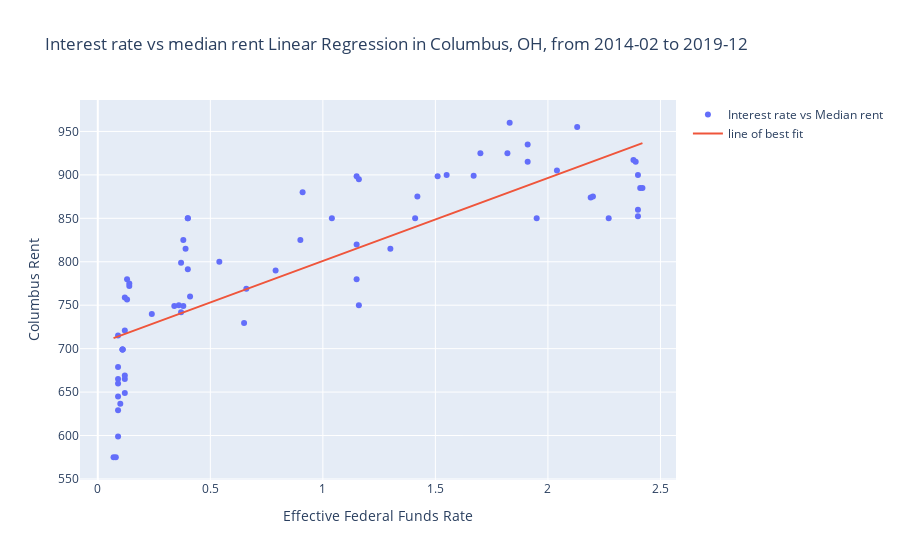

The notebook cell this image was saved under:
### Code cell
df = pd.DataFrame({'X': rate_fund, 'Y':columbus_rent})
reg = LinearRegression().fit(np.vstack(df['X']), columbus_rent)
df['bestfit'] = reg.predict(np.vstack(df['X']))
fig=go.Figure()
fig.add_trace(go.Scatter(name='Interest rate vs Median rent', x=df['X'], y=df['Y'].values, mode='markers'))
fig.add_trace(go.Scatter(name='line of best fit', x=rate_fund, y=df['bestfit'], mode='lines'))

fig.update_layout(title_text = 'Interest rate vs median rent Linear Regression in Columbus, OH, from 2014-02 to 2019-12', xaxis_title = 'Effective Federal Funds Rate', yaxis_title = 'Columbus Rent')

fig.show()
columbus_ml = fig
py.plot(columbus_ml, filename="Interest rate vs median rent Linear Regression in Columbus, OH, from 2014-02 to 2019-12", auto_open=False)

### Figure 1 — Plotly figure (JSON) as saved in the notebook; plotly's stock layout.template omitted (floating-point values rounded to 4 significant figures)
{"data": [{"mode": "markers", "name": "Interest rate vs Median rent", "type": "scatter", "x": [0.07, 0.08, 0.09, 0.09, 0.1, 0.09, 0.09, 0.09, 0.09, 0.09, 0.12, 0.11, 0.11, 0.11, 0.12, 0.12, 0.13, 0.13, 0.14, 0.14, 0.12, 0.12, 0.24, 0.34, 0.38, 0.36, 0.37, 0.37, 0.38, 0.39, 0.4, 0.4, 0.4, 0.41, 0.54, 0.65, 0.66, 0.79, 0.9, 0.91, 1.04, 1.15, 1.16, 1.15, 1.15, 1.16, 1.3, 1.41, 1.42, 1.51, 1.67, 1.7, 1.82, 1.91, 1.91, 1.95, 2.19, 2.2, 2.27, 2.4, 2.4, 2.41, 2.42, 2.39, 2.38, 2.4, 2.13, 2.04, 1.83, 1.55], "y": [575, 575, 645, 665, 636.5, 660, 715, 679, 629, 599, 649, 699, 699, 699, 721, 759, 756.5, 780, 775, 772, 665, 669, 740, 749, 749, 750, 742, 799, 825, 815, 850, 791.5, 850, 760, 800, 729.5, 769, 790, 825, 880, 850, 898.5, 895, 820, 780, 750, 815, 850, 875, 898.5, 899, 925, 925, 935, 915, 850, 874, 875, 850, 852.5, 860, 885, 885, 915, 917, 900, 955, 905, 960, 900]}, {"mode": "lines", "name": "line of best fit", "type": "scatter", "x": [0.07, 0.08, 0.09, 0.09, 0.1, 0.09, 0.09, 0.09, 0.09, 0.09, 0.12, 0.11, 0.11, 0.11, 0.12, 0.12, 0.13, 0.13, 0.14, 0.14, 0.12, 0.12, 0.24, 0.34, 0.38, 0.36, 0.37, 0.37, 0.38, 0.39, 0.4, 0.4, 0.4, 0.41, 0.54, 0.65, 0.66, 0.79, 0.9, 0.91, 1.04, 1.15, 1.16, 1.15, 1.15, 1.16, 1.3, 1.41, 1.42, 1.51, 1.67, 1.7, 1.82, 1.91, 1.91, 1.95, 2.19, 2.2, 2.27, 2.4, 2.4, 2.41, 2.42, 2.39, 2.38, 2.4, 2.13, 2.04, 1.83, 1.55], "y": [712.1, 713.1, 714.0, 714.0, 715.0, 714.0, 714.0, 714.0, 714.0, 714.0, 716.9, 716.0, 716.0, 716.0, 716.9, 716.9, 717.9, 717.9, 718.8, 718.8, 716.9, 716.9, 728.4, 737.9, 741.7, 739.8, 740.8, 740.8, 741.7, 742.7, 743.6, 743.6, 743.6, 744.6, 757.0, 767.5, 768.5, 780.9, 791.4, 792.3, 804.7, 815.2, 816.2, 815.2, 815.2, 816.2, 829.6, 840.1, 841.0, 849.6, 864.9, 867.8, 879.2, 887.8, 887.8, 891.6, 914.5, 915.5, 922.2, 934.6, 934.6, 935.5, 936.5, 933.6, 932.7, 934.6, 908.8, 900.2, 880.2, 853.4]}], "layout": {"title": {"text": "Interest rate vs median rent Linear Regression in Columbus, OH, from 2014-02 to 2019-12"}, "xaxis": {"title": {"text": "Effective Federal Funds Rate"}}, "yaxis": {"title": {"text": "Columbus Rent"}}}}
